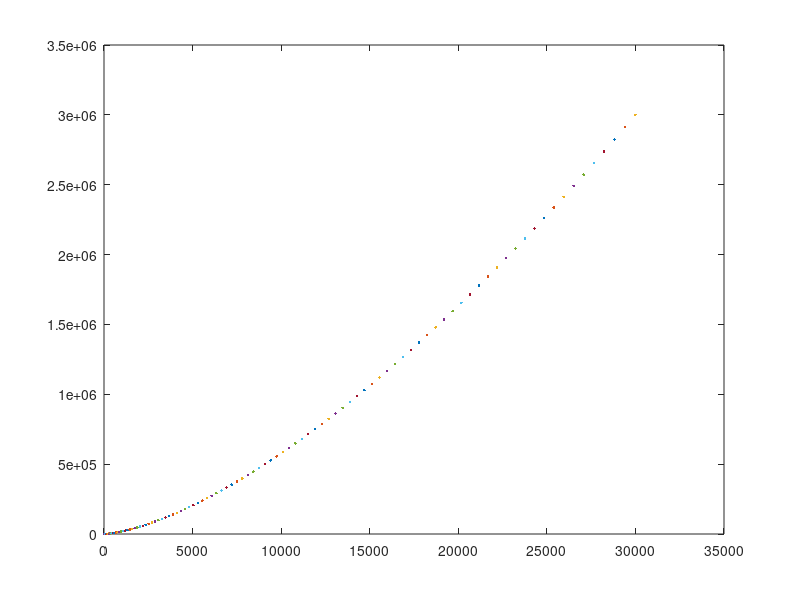

Reproduce this figure in MATLAB.
%%EJERCICIO 2
fx = @(t) 1+3*t.^2;
fy = @(t) 2*t+3*t.^3;

%Posiciones cada 1 seg
vectt = 0:1:100;

posx = fx(vectt);
posy = fy(vectt);
%Desplazamiento del dron
for k=1:length(posx)
    plot(posx(k),posy(k),'.');  
    pause(0.5);
    hold on;
end